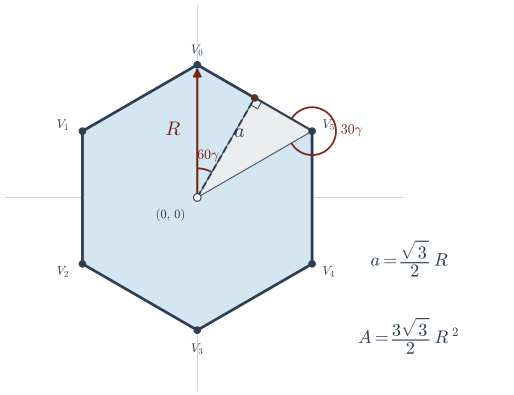

The Python source for this figure:
#!/usr/bin/env python3
# -*- coding: utf-8 -*-
"""
gen_geometria_celda.py
──────────────────────
Genera la figura «fig:geometria_celda» para el Capítulo 3 del Trabajo Terminal
"Computabilidad en autómatas celulares complejos".

Ilustra la geometría analítica de una celda hexagonal regular unitaria
(orientación pointy-top) centrada en el origen (0,0), incluyendo:
  • Hexágono regular con vértices V_k = (R cos θ_k, R sin θ_k), θ_k = π/2 + kπ/3
  • Circunradio R, apotema a, triángulo rectángulo interno
  • Ángulos de deflexión central (60°) y ángulo de la apotema (30°)
  • Anotaciones LaTeX con las constantes del modelo

Salida: geometria_celda.pdf
"""

import numpy as np
import matplotlib
matplotlib.use("Agg")                       # backend no-interactivo
import matplotlib.pyplot as plt
import matplotlib.patches as mpatches
from matplotlib.patches import FancyArrowPatch, Arc, Polygon
from matplotlib.path import Path
import matplotlib.patheffects as patheffects

# ──────────────────────────── Paleta de colores ────────────────────────────
COL_FILL    = "#D4E6F1"   # relleno del hexágono
COL_BORDER  = "#2C3E50"   # borde del hexágono
COL_RADIUS  = "#7B241C"   # línea del circunradio R
COL_APOTHEM = "#2C3E50"   # línea de la apotema a
COL_TRI     = "#EFEFEF"   # relleno del triángulo rectángulo
COL_AXIS    = "#C0C0C0"   # ejes coordenados sutiles
COL_ANGLE   = "#7B241C"   # arcos de ángulo
COL_TEXT    = "#2C3E50"   # texto general

# ──────────────────────────── Parámetros geométricos ───────────────────────
R = 1.0                                     # circunradio unitario
a = R * np.cos(np.pi / 6)                   # apotema = R cos(30°) = √3/2 R

# Vértices: θ_k = π/2 + k·π/3,  k = 0 … 5
angles = np.array([np.pi / 2 + k * np.pi / 3 for k in range(6)])
verts  = np.column_stack([R * np.cos(angles), R * np.sin(angles)])

# Puntos clave
origin       = np.array([0.0, 0.0])
V0           = verts[0]                     # vértice superior  (0, R)
V5           = verts[5]                     # vértice superior-derecho
mid_edge     = 0.5 * (V0 + V5)             # punto medio de la arista V0-V5

# ──────────────────────────── Configuración de la figura ───────────────────
plt.rcParams.update({
    "font.family":       "serif",
    "font.serif":        ["Times New Roman", "DejaVu Serif"],
    "mathtext.fontset":  "cm",              # Computer Modern para LaTeX
    "font.size":         11,
    "text.usetex":       False,             # no requiere LaTeX instalado
})

fig, ax = plt.subplots(figsize=(6.5, 7.0))
ax.set_aspect("equal")
ax.axis("off")

# ──────────────────────────── 1. Ejes coordenados sutiles ──────────────────
axis_ext = 1.55
ax.plot([-axis_ext, axis_ext], [0, 0],
        color=COL_AXIS, lw=0.5, ls="-", zorder=0)
ax.plot([0, 0], [-axis_ext, axis_ext],
        color=COL_AXIS, lw=0.5, ls="-", zorder=0)

# ──────────────────────────── 2. Hexágono base ─────────────────────────────
hex_closed = np.vstack([verts, verts[0]])    # cerrar polígono
hex_patch  = Polygon(verts, closed=True,
                     facecolor=COL_FILL, edgecolor=COL_BORDER,
                     linewidth=2.0, zorder=2)
ax.add_patch(hex_patch)

# ──────────────────────────── 3. Triángulo rectángulo interno (sombreado) ──
tri_verts = np.array([origin, mid_edge, V5])
tri_patch = Polygon(tri_verts, closed=True,
                    facecolor=COL_TRI, edgecolor=COL_BORDER,
                    linewidth=0.8, linestyle="-", alpha=0.85, zorder=3)
ax.add_patch(tri_patch)

# Marca del ángulo recto en el punto medio de la arista
sq_size = 0.06
# Vectores unitarios: desde mid_edge hacia el centro y hacia V5
u_center = (origin - mid_edge);  u_center /= np.linalg.norm(u_center)
u_vertex = (V5 - mid_edge);      u_vertex /= np.linalg.norm(u_vertex)
sq_pts = np.array([
    mid_edge + sq_size * u_center,
    mid_edge + sq_size * (u_center + u_vertex),
    mid_edge + sq_size * u_vertex,
])
ax.plot([sq_pts[0, 0], sq_pts[1, 0], sq_pts[2, 0]],
        [sq_pts[0, 1], sq_pts[1, 1], sq_pts[2, 1]],
        color=COL_BORDER, lw=0.7, zorder=5)

# ──────────────────────────── 4. Circunradio R (con flecha) ────────────────
# Línea del radio: origen → V0  (hacia el vértice superior)
arrow_style = dict(arrowstyle="-|>", color=COL_RADIUS,
                   lw=1.5, mutation_scale=12)
arrow_R = FancyArrowPatch(origin, V0, **arrow_style, zorder=6)
ax.add_patch(arrow_R)

# Etiqueta R en el punto medio del segmento, desplazada a la izquierda
mid_R = 0.5 * (origin + V0)
ax.annotate(r"$R$", xy=mid_R, fontsize=14, fontweight="bold",
            color=COL_RADIUS, ha="right", va="center",
            xytext=(-12, 0), textcoords="offset points", zorder=10)

# ──────────────────────────── 5. Apotema a (línea punteada) ────────────────
ax.plot([origin[0], mid_edge[0]], [origin[1], mid_edge[1]],
        color=COL_APOTHEM, lw=1.4, ls="--", zorder=5)

# Etiqueta a, desplazada ligeramente
mid_a = 0.5 * (origin + mid_edge)
ax.annotate(r"$a$", xy=mid_a, fontsize=14, fontweight="bold",
            color=COL_APOTHEM, ha="left", va="bottom",
            xytext=(6, 4), textcoords="offset points", zorder=10)

# Línea del lado del triángulo (mid_edge → V5) para reforzar visualmente
ax.plot([mid_edge[0], V5[0]], [mid_edge[1], V5[1]],
        color=COL_BORDER, lw=0.9, ls="-", zorder=4)

# ──────────────────────────── 6. Arco del ángulo central θ = 60° ──────────
# Ángulo desde la apotema (dirección a mid_edge) hasta el radio (dirección a V0)
angle_apothem_deg = np.degrees(np.arctan2(mid_edge[1], mid_edge[0]))
angle_V0_deg      = np.degrees(np.arctan2(V0[1], V0[0]))  # = 90°

arc_r = 0.22
arc_60 = Arc(origin, 2 * arc_r, 2 * arc_r,
             angle=0,
             theta1=angle_apothem_deg,
             theta2=angle_V0_deg,
             color=COL_ANGLE, lw=1.3, zorder=7)
ax.add_patch(arc_60)

# Etiqueta 60°
mid_arc_angle = np.radians(0.5 * (angle_apothem_deg + angle_V0_deg))
lbl_60_pos = (arc_r + 0.10) * np.array([np.cos(mid_arc_angle),
                                          np.sin(mid_arc_angle)])
ax.text(lbl_60_pos[0], lbl_60_pos[1], r"$60°$",
        fontsize=10, color=COL_ANGLE, ha="center", va="center", zorder=10)

# ──────────────────────────── 7. Arco del ángulo 30° en el vértice V5 ─────
# En el triángulo (origin, mid_edge, V5), el ángulo en V5 es 30°
vec_V5_to_origin = origin - V5
vec_V5_to_mid    = mid_edge - V5
ang_V5_origin = np.degrees(np.arctan2(vec_V5_to_origin[1], vec_V5_to_origin[0]))
ang_V5_mid    = np.degrees(np.arctan2(vec_V5_to_mid[1], vec_V5_to_mid[0]))

# Asegurar orden correcto (sentido antihorario)
if ang_V5_mid < ang_V5_origin:
    ang_V5_mid += 360

arc_30_r = 0.18
arc_30 = Arc(V5, 2 * arc_30_r, 2 * arc_30_r,
             angle=0,
             theta1=ang_V5_origin,
             theta2=ang_V5_mid,
             color=COL_ANGLE, lw=1.3, zorder=7)
ax.add_patch(arc_30)

mid_arc30 = np.radians(0.5 * (ang_V5_origin + ang_V5_mid))
lbl_30_pos = V5 + (arc_30_r + 0.12) * np.array([np.cos(mid_arc30),
                                                   np.sin(mid_arc30)])
ax.text(lbl_30_pos[0], lbl_30_pos[1], r"$30°$",
        fontsize=10, color=COL_ANGLE, ha="center", va="center", zorder=10)

# ──────────────────────────── 8. Puntos de referencia (nodos) ──────────────
node_kw = dict(marker="o", zorder=8, edgecolors=COL_BORDER, linewidths=0.8)

# Vértices del hexágono
ax.scatter(verts[:, 0], verts[:, 1], s=22,
           facecolors=COL_BORDER, **node_kw)

# Centro
ax.scatter(*origin, s=30, facecolors="white", **node_kw)

# Punto medio de la arista
ax.scatter(*mid_edge, s=22, facecolors=COL_RADIUS, **node_kw)

# ──────────────────────────── 9. Etiquetas de vértices ─────────────────────
vert_labels = [r"$V_0$", r"$V_1$", r"$V_2$", r"$V_3$", r"$V_4$", r"$V_5$"]
offsets_pts = [
    (0, 10),       # V0 - arriba
    (-14, 4),      # V1 - izquierda-arriba
    (-14, -6),     # V2 - izquierda-abajo
    (0, -14),      # V3 - abajo
    (12, -6),      # V4 - derecha-abajo
    (12, 4),       # V5 - derecha-arriba
]
for i_v, (lbl, off) in enumerate(zip(vert_labels, offsets_pts)):
    ax.annotate(lbl, xy=verts[i_v], fontsize=9, color=COL_TEXT,
                ha="center", va="center",
                xytext=off, textcoords="offset points", zorder=10)

# Etiqueta del origen
ax.annotate(r"$(0,\,0)$", xy=origin, fontsize=9, color=COL_TEXT,
            ha="right", va="top",
            xytext=(-8, -8), textcoords="offset points", zorder=10)

# ──────────────────────────── 10. Cuadro de anotaciones matemáticas ───────
textbox_str = (
    r"$a = \dfrac{\sqrt{3}}{2}\,R$"
    "\n\n"
    r"$A = \dfrac{3\sqrt{3}}{2}\,R^{\,2}$"
)



ax.text(1.6, -0.75, textbox_str,
        fontsize=13, color=COL_TEXT,
        ha="center", va="center", zorder=10,
        linespacing=1.6)

# ──────────────────────────── 11. Ajuste de límites ────────────────────────
margin = 0.45
ax.set_xlim(-R - margin, R + margin + 0.90)   # extra para el cuadro de texto
ax.set_ylim(-R - margin, R + margin)

# ──────────────────────────── 12. Guardar ──────────────────────────────────
out_path = "geometria_celda.pdf"
fig.savefig(out_path, format="pdf", bbox_inches="tight",
            pad_inches=0.05, dpi=300)
plt.close(fig)
print(f"Figura guardada en: {out_path}")
